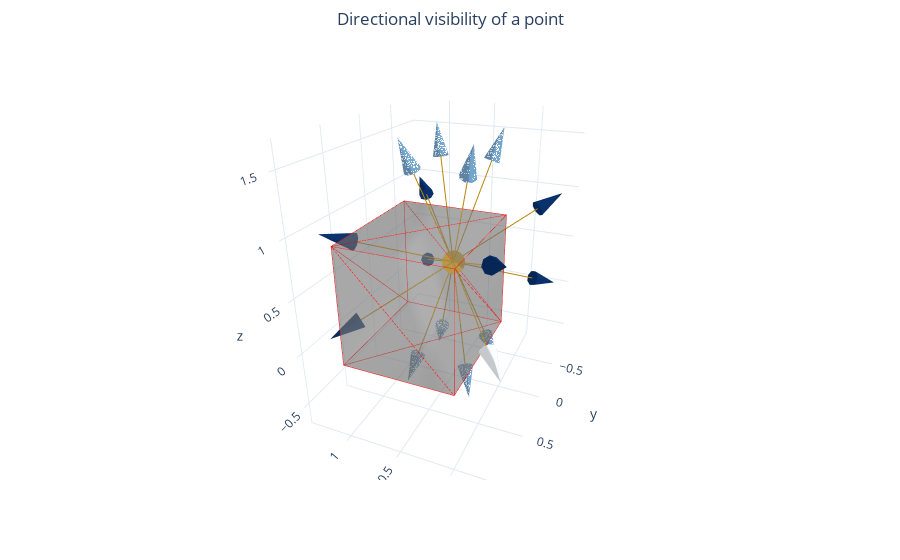

Notebook code cell kept with this figure:
### Code cell
fig = plot_geometry(geometry)    
fig = draw_directional_vectors(point, direction_vectors, fig)
fig.show()

### Figure 1 — Plotly figure (JSON) as saved in the notebook; plotly's stock layout.template omitted (floating-point values rounded to 4 significant figures)
{"data": [{"color": "gray", "i": [0, 0, 0, 0, 2, 2, 4, 4, 0, 0, 1, 1], "j": [6, 2, 3, 1, 7, 3, 6, 7, 4, 5, 5, 7], "k": [4, 6, 2, 3, 6, 7, 7, 5, 5, 1, 7, 3], "opacity": 0.4, "type": "mesh3d", "x": [0, 0, 0, 0, 1, 1, 1, 1], "y": [0, 0, 1, 1, 0, 0, 1, 1], "z": [0, 1, 0, 1, 0, 1, 0, 1]}, {"line": {"color": "red", "width": 1}, "mode": "lines", "name": "", "type": "scatter3d", "x": [0, 1, 1, 0, 0, 1, 0, 0, 0, 0, 0, 0, 0, 1, 1, 0, 0, 1, 1, 1, 1, 1, 1, 1, 0, 1, 1, 0, 1, 0, 0, 1, 1, 0, 1, 0], "y": [0, 1, 0, 0, 1, 1, 0, 1, 1, 0, 0, 1, 1, 1, 1, 1, 1, 1, 0, 1, 1, 0, 1, 0, 0, 0, 0, 0, 0, 0, 0, 0, 1, 0, 1, 1], "z": [0, 0, 0, 0, 0, 0, 0, 1, 0, 0, 1, 1, 0, 1, 0, 0, 1, 1, 0, 0, 1, 0, 1, 1, 0, 0, 1, 0, 1, 1, 1, 1, 1, 1, 1, 1]}, {"line": {"color": "darkgoldenrod"}, "mode": "lines", "type": "scatter3d", "x": [0.5, 0.7706], "y": [0, 0.2706], "z": [0.5, 1.424]}, {"line": {"color": "darkgoldenrod"}, "mode": "lines", "type": "scatter3d", "x": [0.5, 0.2294], "y": [0, 0.2706], "z": [0.5, 1.424]}, {"line": {"color": "darkgoldenrod"}, "mode": "lines", "type": "scatter3d", "x": [0.5, 0.2294], "y": [0, -0.2706], "z": [0.5, 1.424]}, {"line": {"color": "darkgoldenrod"}, "mode": "lines", "type": "scatter3d", "x": [0.5, 0.7706], "y": [0, -0.2706], "z": [0.5, 1.424]}, {"line": {"color": "darkgoldenrod"}, "mode": "lines", "type": "scatter3d", "x": [0.5, 1.153], "y": [0, 0.6533], "z": [0.5, 0.8827]}, {"line": {"color": "darkgoldenrod"}, "mode": "lines", "type": "scatter3d", "x": [0.5, -0.1533], "y": [0, 0.6533], "z": [0.5, 0.8827]}, {"line": {"color": "darkgoldenrod"}, "mode": "lines", "type": "scatter3d", "x": [0.5, -0.1533], "y": [0, -0.6533], "z": [0.5, 0.8827]}, {"line": {"color": "darkgoldenrod"}, "mode": "lines", "type": "scatter3d", "x": [0.5, 1.153], "y": [0, -0.6533], "z": [0.5, 0.8827]}, {"line": {"color": "darkgoldenrod"}, "mode": "lines", "type": "scatter3d", "x": [0.5, 1.153], "y": [0, 0.6533], "z": [0.5, 0.1173]}, {"line": {"color": "darkgoldenrod"}, "mode": "lines", "type": "scatter3d", "x": [0.5, -0.1533], "y": [0, 0.6533], "z": [0.5, 0.1173]}, {"line": {"color": "darkgoldenrod"}, "mode": "lines", "type": "scatter3d", "x": [0.5, -0.1533], "y": [0, -0.6533], "z": [0.5, 0.1173]}, {"line": {"color": "darkgoldenrod"}, "mode": "lines", "type": "scatter3d", "x": [0.5, 1.153], "y": [0, -0.6533], "z": [0.5, 0.1173]}, {"line": {"color": "darkgoldenrod"}, "mode": "lines", "type": "scatter3d", "x": [0.5, 0.7706], "y": [0, 0.2706], "z": [0.5, -0.4239]}, {"line": {"color": "darkgoldenrod"}, "mode": "lines", "type": "scatter3d", "x": [0.5, 0.2294], "y": [0, 0.2706], "z": [0.5, -0.4239]}, {"line": {"color": "darkgoldenrod"}, "mode": "lines", "type": "scatter3d", "x": [0.5, 0.2294], "y": [0, -0.2706], "z": [0.5, -0.4239]}, {"line": {"color": "darkgoldenrod"}, "mode": "lines", "type": "scatter3d", "x": [0.5, 0.7706], "y": [0, -0.2706], "z": [0.5, -0.4239]}, {"marker": {"color": "goldenrod"}, "mode": "markers", "type": "scatter3d", "x": [0.5], "y": [0], "z": [0.5]}, {"colorscale": [[0, "rgb(247,251,255)"], [0.125, "rgb(222,235,247)"], [0.25, "rgb(198,219,239)"], [0.375, "rgb(158,202,225)"], [0.5, "rgb(107,174,214)"], [0.625, "rgb(66,146,198)"], [0.75, "rgb(33,113,181)"], [0.875, "rgb(8,81,156)"], [1, "rgb(8,48,107)"]], "showscale": false, "type": "cone", "u": [0.02706, -0.02706, -0.02706, 0.02706, 0.06533, -0.06533, -0.06533, 0.06533, 0.06533, -0.06533, -0.06533, 0.06533, 0.02706, -0.02706, -0.02706, 0.02706], "v": [0.02706, 0.02706, -0.02706, -0.02706, 0.06533, 0.06533, -0.06533, -0.06533, 0.06533, 0.06533, -0.06533, -0.06533, 0.02706, 0.02706, -0.02706, -0.02706], "w": [0.09239, 0.09239, 0.09239, 0.09239, 0.03827, 0.03827, 0.03827, 0.03827, -0.03827, -0.03827, -0.03827, -0.03827, -0.09239, -0.09239, -0.09239, -0.09239], "x": [0.7706, 0.2294, 0.2294, 0.7706, 1.153, -0.1533, -0.1533, 1.153, 1.153, -0.1533, -0.1533, 1.153, 0.7706, 0.2294, 0.2294, 0.7706], "y": [0.2706, 0.2706, -0.2706, -0.2706, 0.6533, 0.6533, -0.6533, -0.6533, 0.6533, 0.6533, -0.6533, -0.6533, 0.2706, 0.2706, -0.2706, -0.2706], "z": [1.424, 1.424, 1.424, 1.424, 0.8827, 0.8827, 0.8827, 0.8827, 0.1173, 0.1173, 0.1173, 0.1173, -0.4239, -0.4239, -0.4239, -0.4239]}], "layout": {"margin": {"l": 0, "pad": 4, "r": 0, "t": 50}, "scene": {"camera": {"eye": {"x": -0.76, "y": 1.8, "z": 0.92}}}, "showlegend": false, "title": {"text": "Directional visibility of a point", "x": 0.5}}}
